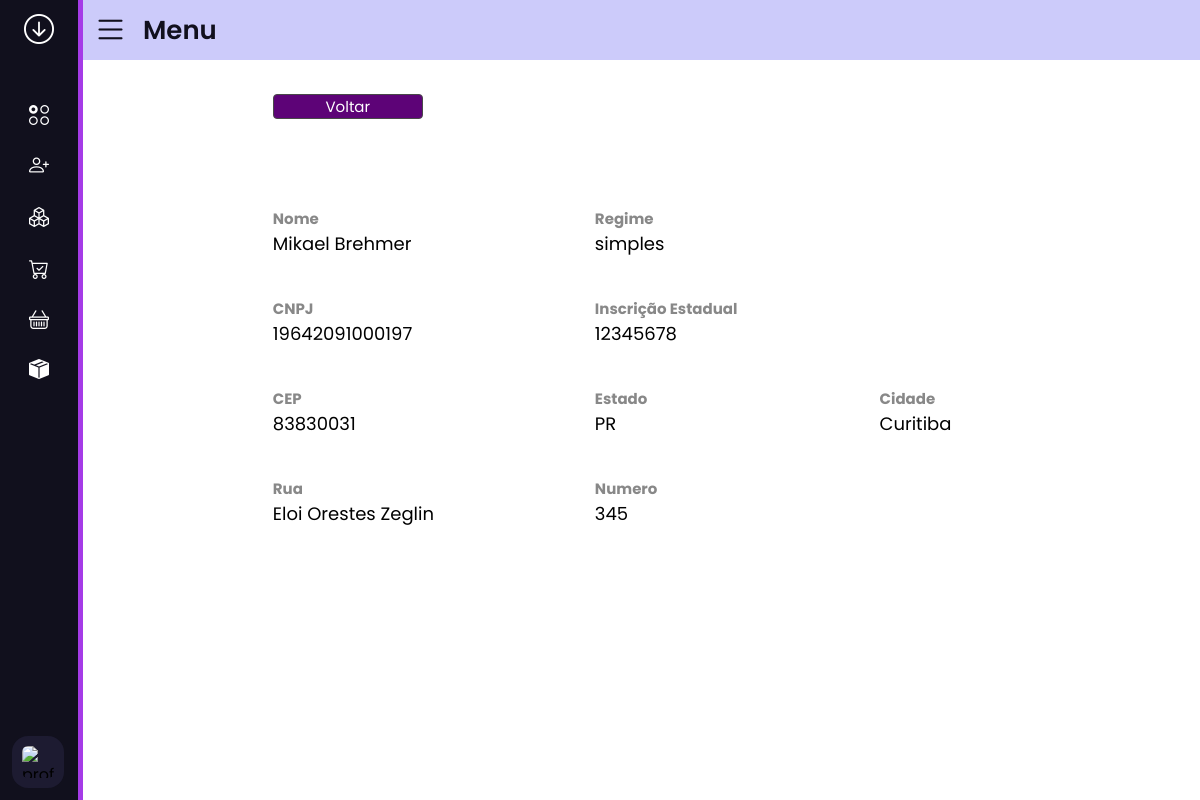
/cadastro/exibir_cadastro_cliente/?id=10 (signed in), run on the app's committed database.
### cadastros/models.py (models this page shows)
class Clientes(models.Model):
    REGIME_CHOICES = [
        ('simples', 'Simples'),
        ('normal', 'Normal'),
    ]
    NOTA_CHOICES = [
        ('nota cheia', 'Nota Cheia'),
        ('meia nota', 'Meia Nota'),
        ('1/3 nota', '1/3 Nota'),
        ('70% valor 70% quantidade', '70% Valor 70% Quantidade')
    ]
    name = models.CharField(max_length=40)
    regime = models.CharField(max_length=10, choices=REGIME_CHOICES)
    cnpj = models.CharField(max_length=18) # Altere o tipo de campo conforme necessário
    ie = models.IntegerField()
    cep = models.IntegerField()  # Altere o tipo de campo conforme necessário
    estado = models.CharField(max_length=2)
    cidade = models.CharField(max_length=40)
    rua = models.CharField(max_length=45)
    numero = models.CharField(max_length=10)
    complemento = models.CharField(max_length=50)
    nota_fiscal = models.CharField(max_length=24, choices=NOTA_CHOICES)
    TabelaPreco = models.ForeignKey(TabelaPreco, on_delete=models.PROTECT, null=True, blank=True)
    vendedor = models.ForeignKey(Vendedores, on_delete=models.PROTECT, related_name='vendedor', null=True, blank=True)
    vendedor_2 = models.ForeignKey(Vendedores, on_delete=models.PROTECT, related_name='vendedor_adjunto', null=True,
                                   blank=True)
    Gerente_comercial = models.ForeignKey(Vendedores, on_delete=models.PROTECT, related_name='gerente_comercial',
                                          null=True, blank=True)
    def __str__(self):
        return self.name

### cadastros/views.py (the view)
# urls.py: path('exibir_cadastro_cliente/', views.exibir_cadastro_cliente, name='exibir_cadastro_cliente'),
@login_required
@permission_required('cadastros.view_clientes', raise_exception=True)
def exibir_cadastro_cliente(request):
    if request.method == 'GET':
        id = request.GET.get('id')
        cliente = Clientes.objects.get(id=id)
        print(cliente)
        return render(request, 'cadastros/exibir_cadastro_cliente.html', {'cliente': cliente})
    return render(request, 'cadastros/exibir_cadastro_cliente.html')

### cadastros/templates/cadastros/exibir_cadastro_cliente.html
{% extends 'side_menu.html' %}
{% load static %}
{% block head %}
    <link rel="stylesheet" href="{% static 'cadastros/css/exibir_cadastro_produto.css' %}">
{% endblock %}
{% block content %}
<body>
<div class="button-pattern">
    <button class="button-pattern_final" onclick="window.history.back()">Voltar</button>
</div>
<div class="div-table">
<table>
    <thead>
        <tr>
            <th>Nome</th>
            <th>Regime</th>
        </tr>
    </thead>
    <tbody>
        <tr>
            <td>{{cliente.name}}</td>
            <td>{{cliente.regime}}</td>
        </tr>
    </tbody>
    <thead>
        <tr>
            <th>CNPJ</th>
            <th>Inscrição Estadual</th>
        </tr>
    </thead>
    <tbody>
        <tr>
            <td>{{cliente.cnpj}}</td>
            <td>{{cliente.ie}}</td>
        </tr>
    </tbody>
    <thead>
        <tr>
            <th>CEP</th>
            <th>Estado</th>
            <th>Cidade</th>
        </tr>
    </thead>
    <tbody>
        <tr>
            <td>{{cliente.cep}}</td>
            <td>{{cliente.estado}}</td>
            <td>{{cliente.cidade}}</td>
        </tr>
    </tbody>
    <thead>
        <tr>
            <th>Rua</th>
            <th>Numero</th>
        </tr>
    </thead>
    <tbody>
        <tr>
            <td>{{cliente.rua}}</td>
            <td>{{cliente.numero}}</td>
        </tr>
    </tbody>
</table>
</div>
</body>
{% endblock content %}

### cadastros/static/cadastros/css/exibir_cadastro_produto.css (style rules this page uses)
.div-table { padding-top: 40px; }
table { margin-left: auto; margin-right: auto; width: 70%; border-collapse: collapse; }
th { padding-top: 40px; text-align: left; color: #888888; font-size: 15px; }
td { text-align: left; font-size: 18px; }
.button-pattern { padding-left: 15%; padding-top: 0.4rem; }
.button-pattern_final { width: 150px; margin: 8px 0; display: inline-block; border: 1px solid #494949; border-radius: 4px; box-sizing: border-box; font-size: 15px; background-color: #5d0377; color: white; overflow: inherit; }

### base_templates/side_menu.html (style rules this page uses)
* { margin: 0; padding: 0; box-sizing: border-box; font-family: 'Poppins', sans-serif; }

### data on the page
Clientes: name "Mikael Brehmer", regime "simples", cnpj "19642091000197", ie "12345678", cep "83830031", estado "PR", cidade "Curitiba", rua "Eloi Orestes Zeglin", numero "345"
